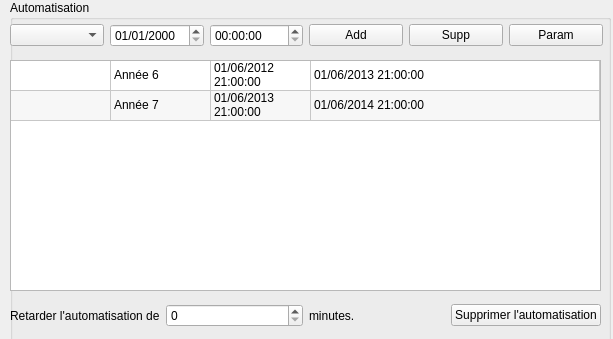
<?xml version="1.0" encoding="UTF-8"?>
<ui version="4.0">
 <class>Form</class>
 <widget class="QWidget" name="Form">
  <property name="geometry">
   <rect>
    <x>0</x>
    <y>0</y>
    <width>613</width>
    <height>339</height>
   </rect>
  </property>
  <property name="windowTitle">
   <string>Form</string>
  </property>
  <widget class="QGroupBox" name="groupBox">
   <property name="geometry">
    <rect>
     <x>10</x>
     <y>0</y>
     <width>601</width>
     <height>351</height>
    </rect>
   </property>
   <property name="title">
    <string>Automatisation</string>
   </property>
   <widget class="QWidget" name="horizontalLayoutWidget">
    <property name="geometry">
     <rect>
      <x>0</x>
      <y>20</y>
      <width>593</width>
      <height>31</height>
     </rect>
    </property>
    <layout class="QHBoxLayout" name="horizontalLayout">
     <item>
      <widget class="QComboBox" name="comboBox"/>
     </item>
     <item>
      <widget class="QDateEdit" name="dateEdit">
       <property name="displayFormat">
        <string>dd/MM/yyyy</string>
       </property>
      </widget>
     </item>
     <item>
      <widget class="QTimeEdit" name="timeEdit"/>
     </item>
     <item>
      <widget class="QPushButton" name="pushButton_3">
       <property name="text">
        <string>Add</string>
       </property>
      </widget>
     </item>
     <item>
      <widget class="QPushButton" name="pushButton">
       <property name="text">
        <string>Supp</string>
       </property>
      </widget>
     </item>
     <item>
      <widget class="QPushButton" name="pushButton_2">
       <property name="text">
        <string>Param</string>
       </property>
      </widget>
     </item>
    </layout>
   </widget>
   <widget class="QTableWidget" name="tableWidget">
    <property name="geometry">
     <rect>
      <x>0</x>
      <y>60</y>
      <width>591</width>
      <height>231</height>
     </rect>
    </property>
    <property name="alternatingRowColors">
     <bool>true</bool>
    </property>
    <property name="showGrid">
     <bool>true</bool>
    </property>
    <property name="sortingEnabled">
     <bool>false</bool>
    </property>
    <property name="wordWrap">
     <bool>true</bool>
    </property>
    <property name="cornerButtonEnabled">
     <bool>true</bool>
    </property>
    <property name="columnCount">
     <number>4</number>
    </property>
    <attribute name="horizontalHeaderVisible">
     <bool>false</bool>
    </attribute>
    <attribute name="horizontalHeaderShowSortIndicator" stdset="0">
     <bool>false</bool>
    </attribute>
    <attribute name="horizontalHeaderStretchLastSection">
     <bool>true</bool>
    </attribute>
    <attribute name="verticalHeaderVisible">
     <bool>false</bool>
    </attribute>
    <row>
     <property name="text">
      <string>Nouvelle automatisation</string>
     </property>
    </row>
    <row>
     <property name="text">
      <string>Nouvelle ligne</string>
     </property>
    </row>
    <column>
     <property name="text">
      <string/>
     </property>
    </column>
    <column>
     <property name="text">
      <string>Séance</string>
     </property>
    </column>
    <column>
     <property name="text">
      <string>Début</string>
     </property>
    </column>
    <column>
     <property name="text">
      <string>Fin</string>
     </property>
    </column>
    <item row="0" column="1">
     <property name="text">
      <string>Année 6</string>
     </property>
    </item>
    <item row="0" column="2">
     <property name="text">
      <string>01/06/2012 21:00:00</string>
     </property>
    </item>
    <item row="0" column="3">
     <property name="text">
      <string>01/06/2013 21:00:00</string>
     </property>
    </item>
    <item row="1" column="1">
     <property name="text">
      <string>Année 7</string>
     </property>
    </item>
    <item row="1" column="2">
     <property name="text">
      <string>01/06/2013 21:00:00</string>
     </property>
    </item>
    <item row="1" column="3">
     <property name="text">
      <string>01/06/2014 21:00:00</string>
     </property>
    </item>
   </widget>
   <widget class="QWidget" name="horizontalLayoutWidget_2">
    <property name="geometry">
     <rect>
      <x>0</x>
      <y>300</y>
      <width>591</width>
      <height>31</height>
     </rect>
    </property>
    <layout class="QHBoxLayout" name="horizontalLayout_2">
     <item>
      <widget class="QLabel" name="label_2">
       <property name="text">
        <string>Retarder l'automatisation de</string>
       </property>
      </widget>
     </item>
     <item>
      <widget class="QSpinBox" name="spinBox"/>
     </item>
     <item>
      <widget class="QLabel" name="label_3">
       <property name="text">
        <string>minutes.</string>
       </property>
      </widget>
     </item>
     <item>
      <widget class="QPushButton" name="pushButton_4">
       <property name="text">
        <string>Supprimer l'automatisation</string>
       </property>
      </widget>
     </item>
    </layout>
   </widget>
  </widget>
 </widget>
 <resources/>
 <connections/>
</ui>
